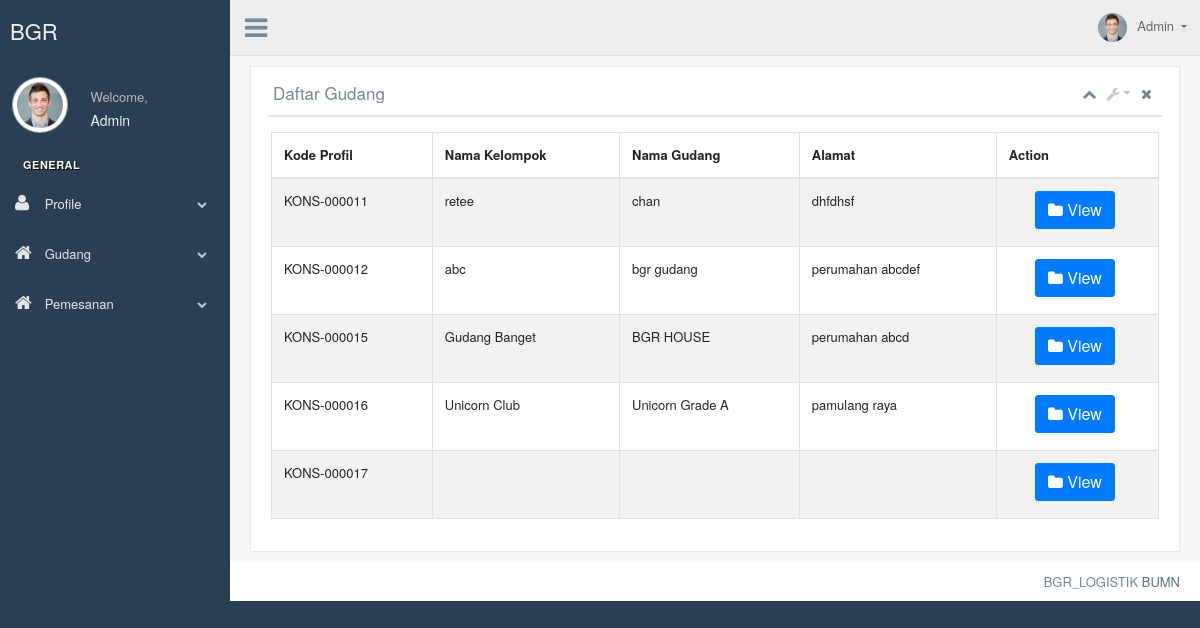
/index.php/c_gudang, run on an earlier commit of the app's database.
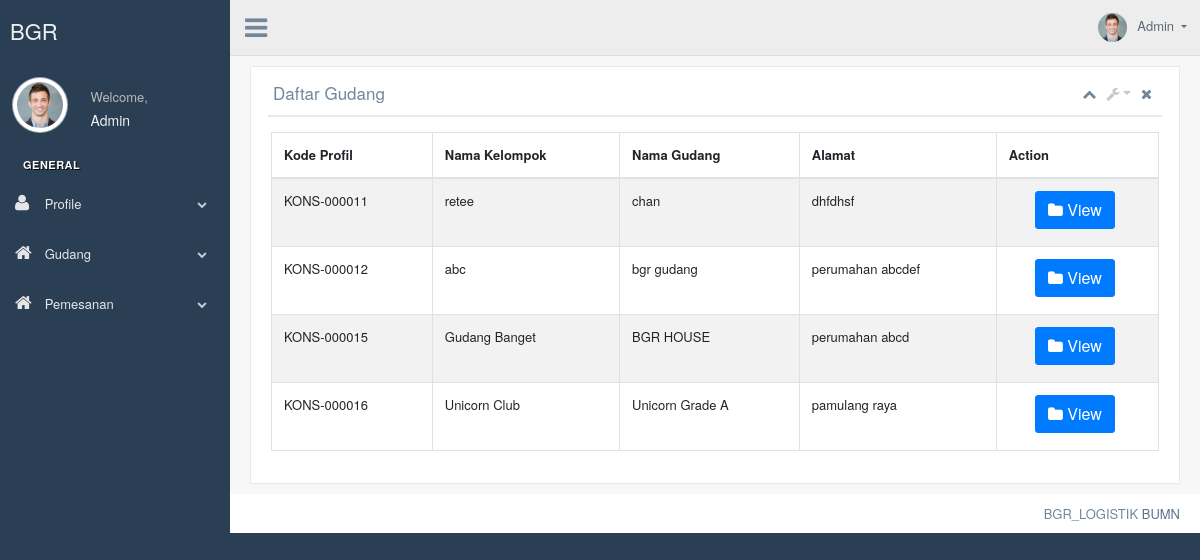
And on a later commit of the database.
### tables this page shows
CREATE TABLE `profil_user` (
  `id_profil` int(10) NOT NULL,
  `kode_user` int(11) NOT NULL,
  `kode_profil` varchar(50) NOT NULL,
  `nama_kelompok` varchar(255) NOT NULL,
  `nama_gudang` varchar(255) NOT NULL,
  `jenis_kepemilikan` varchar(255) NOT NULL,
  `kategori_perusahaan` varchar(255) NOT NULL,
  `negara` varchar(255) NOT NULL,
  `provinsi` varchar(255) NOT NULL,
  `kota_kabupaten` varchar(255) NOT NULL,
  `alamat` varchar(255) NOT NULL,
  `kodepos` varchar(50) NOT NULL,
  `longitude` varchar(255) NOT NULL,
  `latitude` varchar(255) NOT NULL,
  `telepon_perusahaan` varchar(255) NOT NULL,
  `email_perusahaan` varchar(255) NOT NULL,
  `npwp_perusahaan` varchar(255) NOT NULL,
  `upload_npwp_perusahaan` varchar(255) NOT NULL,
  `nama_pic` varchar(255) NOT NULL,
  `posisi_pic` varchar(255) NOT NULL,
  `hp_pic` varchar(255) NOT NULL,
  `email_pic` varchar(255) NOT NULL,
  `ktp_pic` varchar(255) NOT NULL,
  `upload_ktp_pic` varchar(255) NOT NULL,
  `npwp_pic` varchar(255) NOT NULL,
  `upload_npwp_pic` varchar(255) NOT NULL,
  `status` int(10) NOT NULL,
  `komoditas_produksi` varchar(40) NOT NULL,
  `kecamatan` varchar(50) DEFAULT NULL,
  `is_complete` tinyint(4) DEFAULT NULL
);

### application/controllers/C_Gudang.php (called while the page is built, shortened)
<?php
class C_Gudang extends CI_Controller {
	public function __construct()
	{
		$this->load->library(array('googlemaps','session'));
        $this->load->model('M_Gudang');
	}
    public function index() {
        $data['profil_user']=$this->M_Gudang->getgudang();
		$this->load->view('admin/v_admin_gudang',  $data);
	}
}

### index.php (called while the page is built, shortened)
<?php
require_once BASEPATH.'core/CodeIgniter.php';

### application/models/M_Gudang.php (called while the page is built, shortened)
<?php
class M_Gudang extends CI_Model{
	public function getgudang()
    {
        return $this->db->get('profil_user')->result();
    }
}

### application/views/admin/v_admin_gudang.php (the view, shortened to what the changed rows need)
<body class="nav-md">
  <div class="container body">
    <div class="main_container">
      <div class="col-md-3 left_col">
        <div class="left_col scroll-view">
          <div class="profile clearfix">
            <div class="profile_info">
              <h2>Admin</h2>
            </div>
          </div>
          <br />
        </div>
      </div>
      <div class="right_col" role="main">
          <div class="row">
            <div class="col-md-12 col-sm-12 ">
              <div class="x_panel">
                <div class="x_title">
                  <h2>Daftar Gudang</h2>
                </div>
                <div class="x_content">
                    <div class="row">
                        <div class="col-sm-12">
                          <div class="card-box table-responsive">
                  <table id="datatable-buttons" class="table table-striped table-bordered" style="width:100%">
                  <thead>
                      <tr>
                        <th>Kode Profil</th>
                        <th>Nama Kelompok</th>
                        <th>Nama Gudang</th>
                        <th>Alamat</th>
                        <th>Action</th>
                      </tr>
                    </thead>
                    <tbody>
                        <?php
                          foreach ($profil_user as $brt => $value) :
                        ?>
                      <tr>
                          <td><?=$value->kode_profil; ?></td>
                          <td><?=$value->nama_kelompok; ?></td>
				                <td><?=$value->nama_gudang; ?></td>
				                <td><?=$value->alamat; ?></td>
                        <td><center>
                          <a href="<?=base_url("c_gudang/gudang_detail/").$value->id_profil; ?>" class="btn btn-primary "><i class="fa fa-folder"></i> View </a>
                          </center></td>
                      </tr>
                      <?php endforeach; ?>
                    </tbody>
                  </table>
                </div>
              </div>
            </div>
          </div>
              </div>
            </div>
          </div>
        </div>
      </div>
    </div>
  </div>

What changed in the data, as far as the page shows it:
removed profil_user: kode_profil "KONS-000017"
